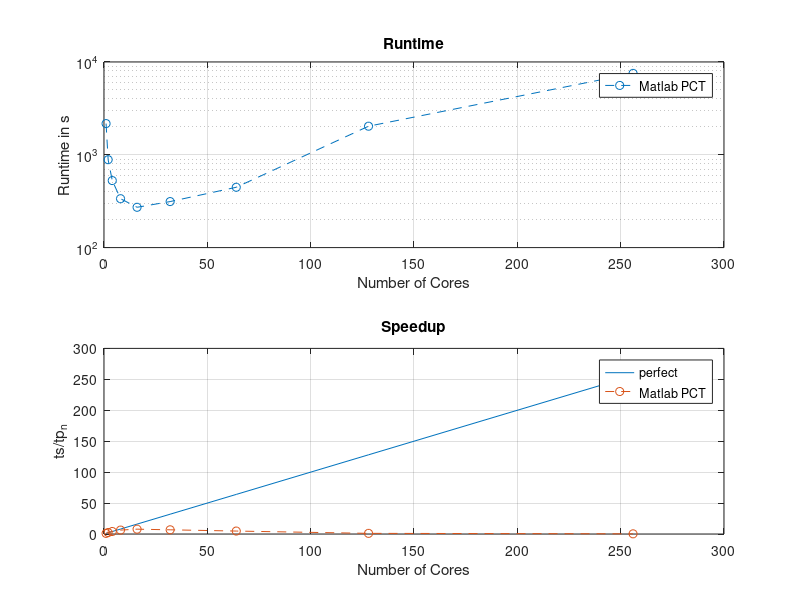
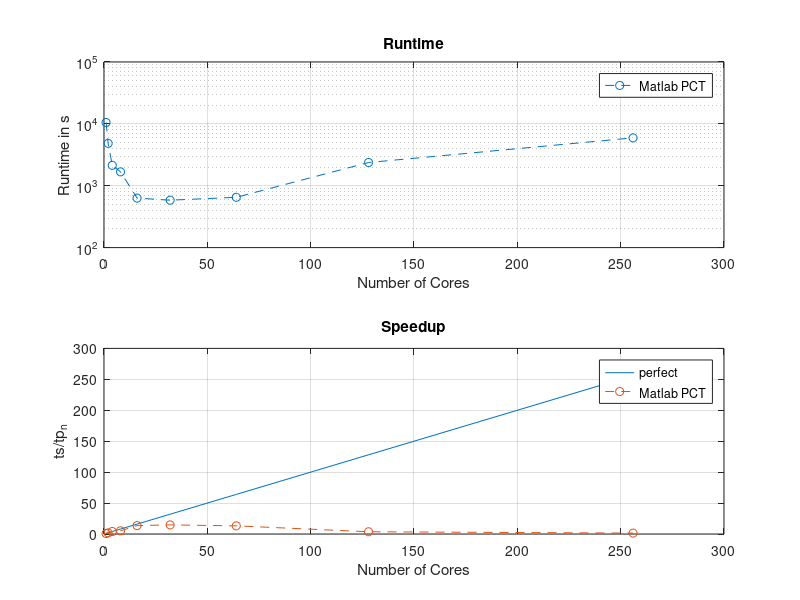
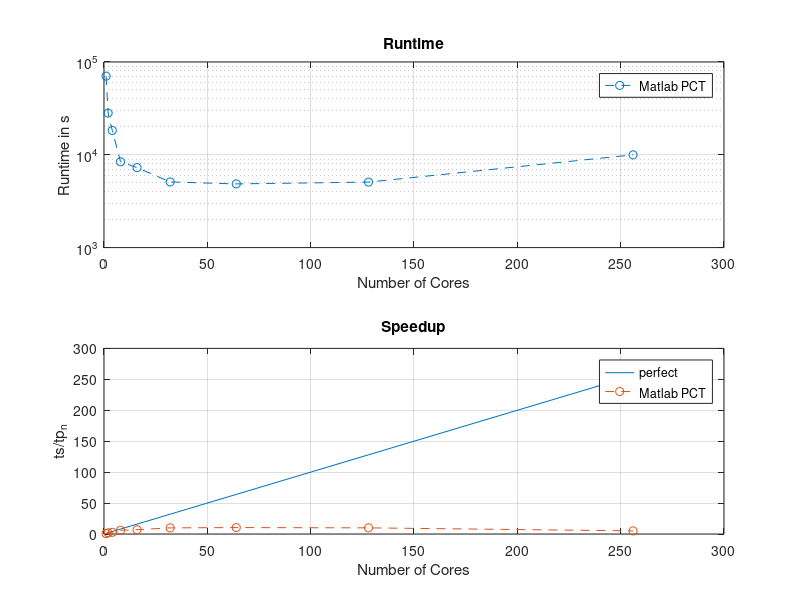
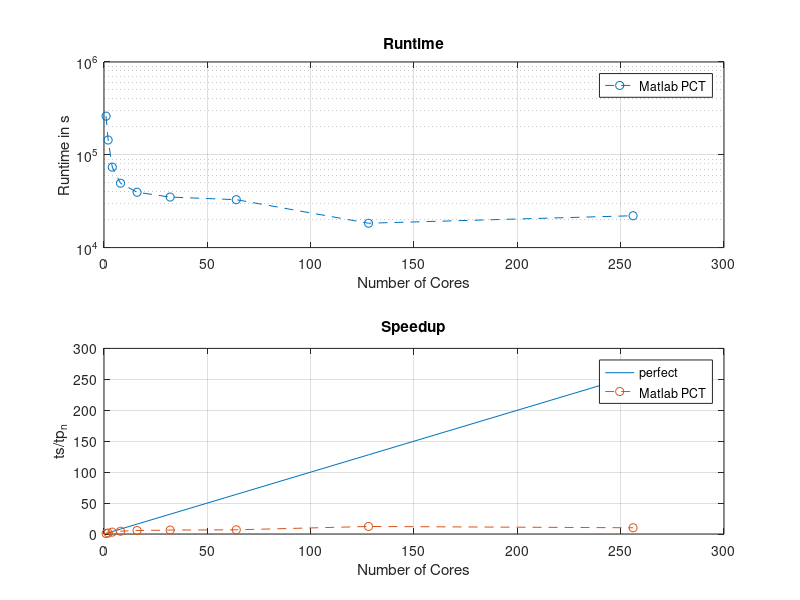

Write MATLAB code to recreate these figures, in order.
close all;

%%%256x256 350000 Iter.
t_seq = (60.739072) * 350000/10000;
t_para = [  (61.956733)  * 350000/10000,...     %N=1
            (50.598090) * 350000/20000,...      %N=2
            (60.298954) * 350000/40000,...      %N=4
            (76.889463) * 350000/80000,...      %N=8
            (124.292929) * 350000/160000,...    %N=16
            (313.240020),...                    %N=32            
            (446.716659),...                    %N=64
            (2032.421425),...                   %N=128
            (215.326372) * 350000/10000         %N=256
            ];

speedup = t_seq./t_para;
N = [1,2,4,8,16,32,64,128,256];

figure("Name","256x256")
subplot(2,1,1)
plot(N,t_para,'o--');
set(gca, 'YScale', 'log');
grid on;
xlabel("Number of Cores")
ylabel("Runtime in s")
legend("Matlab PCT","Location","best");
title("Runtime")

subplot(2,1,2)
plot(N,N); hold on;
plot(N,speedup,'o--'); hold off;
legend("perfect", "Matlab PCT","Location","best");
grid on;
xlabel("Number of Cores")
ylabel("ts/tp_n")
title("Speedup")

%%%512x512 350000 Iter.
t_seq = (24.517492) * 350000/1000;
t_para = [  (30.094460)  * 350000/1000,...     %N=1
            (138.203450) * 350000/10000,...      %N=2
            (122.084783) * 350000/20000,...      %N=4
            (191.561294) * 350000/40000,...      %N=8
            (144.207286) * 350000/80000,...    %N=16
            (266.774283) * 350000/160000,...                    %N=32            
            (650.103636),...                    %N=64
            (2372.990044),...                 %N=128
            (5935.349036)                   %256
            ];

speedup = t_seq./t_para;
N = [1,2,4,8,16,32,64,128,256];

figure("Name","512x512")
subplot(2,1,1)
plot(N,t_para,'o--');
set(gca, 'YScale', 'log');
grid on;
xlabel("Number of Cores")
ylabel("Runtime in s")
legend("Matlab PCT","Location","best");
title("Runtime")

subplot(2,1,2)
plot(N,N); hold on;
plot(N,speedup,'o--'); hold off;
legend("perfect", "Matlab PCT","Location","best");
grid on;
xlabel("Number of Cores")
ylabel("ts/tp_n")
title("Speedup")

%%%1024x1024 500000 Iter.
t_seq = (100.973118) * 500000/1000;
t_para = [  (140.767552)  * 500000/1000,...     %N=1
            (112.627005) * 500000/2000,...      %N=2
            (146.416393) * 500000/4000,...      %N=4
            (134.497528) * 500000/8000,...      %N=8
            (232.883495) * 500000/16000,...     %N=16
            (407.914700) * 500000/40000,...     %N=32            
            (971.241087) * 500000/100000,...    %N=64
            (1015.682545) * 500000/100000,...   %N=128
            (1996.835212) * 500000/100000       %N=256
            ];

speedup = t_seq./t_para;
N = [1,2,4,8,16,32,64,128,256];

figure("Name","1024x1024")
subplot(2,1,1)
plot(N,t_para,'o--');
set(gca, 'YScale', 'log');
grid on;
xlabel("Number of Cores")
ylabel("Runtime in s")
legend("Matlab PCT","Location","best");
title("Runtime")

subplot(2,1,2)
plot(N,N); hold on;
plot(N,speedup,'o--'); hold off;
legend("perfect", "Matlab PCT","Location","best");
grid on;
xlabel("Number of Cores")
ylabel("ts/tp_n")
title("Speedup")


%%%2048x2048 500000 Iter.
t_seq = (445.377815) * 500000/1000;
t_para = [  (521.713920)  * 500000/1000,...     %N=1
            (577.097167) * 500000/2000,...      %N=2
            (589.238048) * 500000/4000,...      %N=4
            (790.592359) * 500000/8000,...      %N=8
            (1263.949360) * 500000/16000,...     %N=16
            (2241.615313) * 500000/32000,...     %N=32            
            (4202.342240) * 500000/64000,...     %N=64
            (2928.864765) * 500000/80000,...      %N=128
            (3528.173159) * 500000/80000        %N=256
            ];

speedup = t_seq./t_para;
N = [1,2,4,8,16,32,64,128,256];

figure("Name","2048x2048")
subplot(2,1,1)
plot(N,t_para,'o--');
set(gca, 'YScale', 'log');
grid on;
xlabel("Number of Cores")
ylabel("Runtime in s")
legend("Matlab PCT","Location","best");
title("Runtime")

subplot(2,1,2)
plot(N,N); hold on;
plot(N,speedup,'o--'); hold off;
legend("perfect", "Matlab PCT","Location","best");
grid on;
xlabel("Number of Cores")
ylabel("ts/tp_n")
title("Speedup")